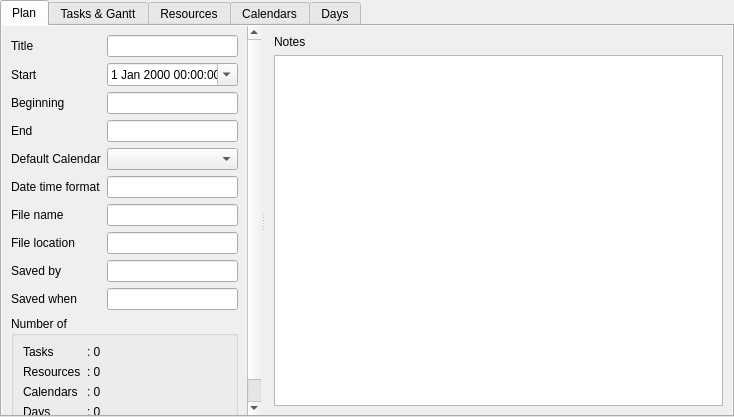
<?xml version="1.0" encoding="UTF-8"?>
<ui version="4.0">
 <class>MainTabWidget</class>
 <widget class="QTabWidget" name="MainTabWidget">
  <property name="geometry">
   <rect>
    <x>0</x>
    <y>0</y>
    <width>734</width>
    <height>417</height>
   </rect>
  </property>
  <property name="currentIndex">
   <number>0</number>
  </property>
  <widget class="QWidget" name="planTab">
   <attribute name="title">
    <string>Plan</string>
   </attribute>
   <layout class="QHBoxLayout" name="horizontalLayout_7">
    <property name="leftMargin">
     <number>0</number>
    </property>
    <property name="topMargin">
     <number>0</number>
    </property>
    <property name="rightMargin">
     <number>0</number>
    </property>
    <property name="bottomMargin">
     <number>0</number>
    </property>
    <item>
     <widget class="QSplitter" name="propertiesSplitter">
      <property name="autoFillBackground">
       <bool>true</bool>
      </property>
      <property name="orientation">
       <enum>Qt::Horizontal</enum>
      </property>
      <widget class="QScrollArea" name="propertiesScrollArea">
       <property name="frameShape">
        <enum>QFrame::NoFrame</enum>
       </property>
       <property name="widgetResizable">
        <bool>true</bool>
       </property>
       <widget class="PropertiesWidget" name="propertiesWidget">
        <property name="geometry">
         <rect>
          <x>0</x>
          <y>0</y>
          <width>240</width>
          <height>391</height>
         </rect>
        </property>
        <property name="sizePolicy">
         <sizepolicy hsizetype="Ignored" vsizetype="Preferred">
          <horstretch>0</horstretch>
          <verstretch>0</verstretch>
         </sizepolicy>
        </property>
        <layout class="QVBoxLayout" name="verticalLayout_4">
         <item>
          <layout class="QFormLayout" name="formProprties">
           <property name="fieldGrowthPolicy">
            <enum>QFormLayout::AllNonFixedFieldsGrow</enum>
           </property>
           <item row="0" column="0">
            <widget class="QLabel" name="labelTitle">
             <property name="text">
              <string>Title</string>
             </property>
            </widget>
           </item>
           <item row="0" column="1">
            <widget class="QLineEdit" name="title"/>
           </item>
           <item row="2" column="0">
            <widget class="QLabel" name="labelPlanBeginning">
             <property name="text">
              <string>Beginning</string>
             </property>
            </widget>
           </item>
           <item row="2" column="1">
            <widget class="QLineEdit" name="planBeginning">
             <property name="readOnly">
              <bool>true</bool>
             </property>
            </widget>
           </item>
           <item row="4" column="1">
            <widget class="QLineEdit" name="planEnd">
             <property name="readOnly">
              <bool>true</bool>
             </property>
            </widget>
           </item>
           <item row="5" column="0">
            <widget class="QLabel" name="labelDefaultCalendar">
             <property name="text">
              <string>Default Calendar</string>
             </property>
            </widget>
           </item>
           <item row="5" column="1">
            <widget class="QComboBox" name="defaultCalendar"/>
           </item>
           <item row="6" column="0">
            <widget class="QLabel" name="labelDateTimeFormat">
             <property name="text">
              <string>Date time format</string>
             </property>
            </widget>
           </item>
           <item row="6" column="1">
            <widget class="QLineEdit" name="dateTimeFormat"/>
           </item>
           <item row="7" column="0">
            <widget class="QLabel" name="labelFileName">
             <property name="text">
              <string>File name</string>
             </property>
            </widget>
           </item>
           <item row="7" column="1">
            <widget class="QLineEdit" name="fileName">
             <property name="readOnly">
              <bool>true</bool>
             </property>
            </widget>
           </item>
           <item row="8" column="0">
            <widget class="QLabel" name="labelFileLocation">
             <property name="text">
              <string>File location</string>
             </property>
            </widget>
           </item>
           <item row="8" column="1">
            <widget class="QLineEdit" name="fileLocation">
             <property name="readOnly">
              <bool>true</bool>
             </property>
            </widget>
           </item>
           <item row="9" column="0">
            <widget class="QLabel" name="labelSavedBy">
             <property name="text">
              <string>Saved by</string>
             </property>
            </widget>
           </item>
           <item row="9" column="1">
            <widget class="QLineEdit" name="savedBy">
             <property name="readOnly">
              <bool>true</bool>
             </property>
            </widget>
           </item>
           <item row="10" column="0">
            <widget class="QLabel" name="labelSavedWhen">
             <property name="text">
              <string>Saved when</string>
             </property>
            </widget>
           </item>
           <item row="10" column="1">
            <widget class="QLineEdit" name="savedWhen">
             <property name="readOnly">
              <bool>true</bool>
             </property>
            </widget>
           </item>
           <item row="1" column="0">
            <widget class="QLabel" name="labelPlanStart">
             <property name="text">
              <string>Start</string>
             </property>
            </widget>
           </item>
           <item row="1" column="1">
            <widget class="QDateTimeEdit" name="planStart">
             <property name="calendarPopup">
              <bool>true</bool>
             </property>
            </widget>
           </item>
           <item row="4" column="0">
            <widget class="QLabel" name="labelPlanEnd">
             <property name="text">
              <string>End</string>
             </property>
            </widget>
           </item>
          </layout>
         </item>
         <item>
          <widget class="QGroupBox" name="groupBox">
           <property name="title">
            <string>Number of</string>
           </property>
           <layout class="QVBoxLayout" name="verticalLayout_5">
            <item>
             <layout class="QFormLayout" name="numLayout">
              <item row="0" column="0">
               <widget class="QLabel" name="labelTasks">
                <property name="text">
                 <string>Tasks</string>
                </property>
               </widget>
              </item>
              <item row="1" column="0">
               <widget class="QLabel" name="labelResources">
                <property name="text">
                 <string>Resources</string>
                </property>
               </widget>
              </item>
              <item row="2" column="0">
               <widget class="QLabel" name="labelCalendars">
                <property name="text">
                 <string>Calendars</string>
                </property>
               </widget>
              </item>
              <item row="0" column="1">
               <widget class="QLabel" name="numTasks">
                <property name="text">
                 <string>: 0</string>
                </property>
               </widget>
              </item>
              <item row="1" column="1">
               <widget class="QLabel" name="numResources">
                <property name="text">
                 <string>: 0</string>
                </property>
               </widget>
              </item>
              <item row="2" column="1">
               <widget class="QLabel" name="numCalendars">
                <property name="text">
                 <string>: 0</string>
                </property>
               </widget>
              </item>
              <item row="3" column="0">
               <widget class="QLabel" name="labelDays">
                <property name="text">
                 <string>Days</string>
                </property>
               </widget>
              </item>
              <item row="3" column="1">
               <widget class="QLabel" name="numDays">
                <property name="text">
                 <string>: 0</string>
                </property>
               </widget>
              </item>
             </layout>
            </item>
           </layout>
          </widget>
         </item>
        </layout>
       </widget>
      </widget>
      <widget class="QWidget" name="notesWidget" native="true">
       <property name="sizePolicy">
        <sizepolicy hsizetype="Preferred" vsizetype="Preferred">
         <horstretch>1</horstretch>
         <verstretch>0</verstretch>
        </sizepolicy>
       </property>
       <layout class="QVBoxLayout" name="notesLayout">
        <property name="leftMargin">
         <number>9</number>
        </property>
        <property name="topMargin">
         <number>9</number>
        </property>
        <property name="rightMargin">
         <number>9</number>
        </property>
        <property name="bottomMargin">
         <number>9</number>
        </property>
        <item>
         <widget class="QLabel" name="notesLabel">
          <property name="text">
           <string>Notes</string>
          </property>
         </widget>
        </item>
        <item>
         <widget class="QPlainTextEdit" name="notesEdit"/>
        </item>
       </layout>
      </widget>
     </widget>
    </item>
   </layout>
  </widget>
  <widget class="QWidget" name="tasksGanttTab">
   <attribute name="title">
    <string>Tasks &amp;&amp; Gantt</string>
   </attribute>
   <layout class="QHBoxLayout" name="horizontalLayout_5">
    <property name="leftMargin">
     <number>0</number>
    </property>
    <property name="topMargin">
     <number>0</number>
    </property>
    <property name="rightMargin">
     <number>0</number>
    </property>
    <property name="bottomMargin">
     <number>0</number>
    </property>
    <item>
     <widget class="QSplitter" name="tasksGanttSplitter">
      <property name="orientation">
       <enum>Qt::Horizontal</enum>
      </property>
      <widget class="XTableView" name="tasksView">
       <property name="frameShape">
        <enum>QFrame::NoFrame</enum>
       </property>
       <property name="dragEnabled">
        <bool>true</bool>
       </property>
       <property name="alternatingRowColors">
        <bool>false</bool>
       </property>
      </widget>
      <widget class="GanttView" name="ganttView">
       <property name="frameShape">
        <enum>QFrame::NoFrame</enum>
       </property>
       <property name="widgetResizable">
        <bool>true</bool>
       </property>
       <widget class="QWidget" name="ganttWidget">
        <property name="geometry">
         <rect>
          <x>0</x>
          <y>0</y>
          <width>100</width>
          <height>30</height>
         </rect>
        </property>
       </widget>
      </widget>
     </widget>
    </item>
   </layout>
  </widget>
  <widget class="QWidget" name="resourcesTab">
   <attribute name="title">
    <string>Resources</string>
   </attribute>
   <layout class="QHBoxLayout" name="horizontalLayout_8">
    <property name="leftMargin">
     <number>0</number>
    </property>
    <property name="topMargin">
     <number>0</number>
    </property>
    <property name="rightMargin">
     <number>0</number>
    </property>
    <property name="bottomMargin">
     <number>0</number>
    </property>
    <item>
     <widget class="XTableView" name="resourcesView">
      <property name="frameShape">
       <enum>QFrame::NoFrame</enum>
      </property>
      <property name="dragEnabled">
       <bool>true</bool>
      </property>
      <property name="alternatingRowColors">
       <bool>false</bool>
      </property>
     </widget>
    </item>
   </layout>
  </widget>
  <widget class="QWidget" name="calendarsTab">
   <attribute name="title">
    <string>Calendars</string>
   </attribute>
   <layout class="QHBoxLayout" name="horizontalLayout_9">
    <property name="leftMargin">
     <number>0</number>
    </property>
    <property name="topMargin">
     <number>0</number>
    </property>
    <property name="rightMargin">
     <number>0</number>
    </property>
    <property name="bottomMargin">
     <number>0</number>
    </property>
    <item>
     <widget class="XTableView" name="calendarsView">
      <property name="frameShape">
       <enum>QFrame::NoFrame</enum>
      </property>
      <property name="dragEnabled">
       <bool>true</bool>
      </property>
      <property name="alternatingRowColors">
       <bool>false</bool>
      </property>
     </widget>
    </item>
   </layout>
  </widget>
  <widget class="QWidget" name="daysTab">
   <attribute name="title">
    <string>Days</string>
   </attribute>
   <layout class="QHBoxLayout" name="horizontalLayout_10">
    <property name="leftMargin">
     <number>0</number>
    </property>
    <property name="topMargin">
     <number>0</number>
    </property>
    <property name="rightMargin">
     <number>0</number>
    </property>
    <property name="bottomMargin">
     <number>0</number>
    </property>
    <item>
     <widget class="XTableView" name="daysView">
      <property name="frameShape">
       <enum>QFrame::NoFrame</enum>
      </property>
      <property name="dragEnabled">
       <bool>true</bool>
      </property>
      <property name="alternatingRowColors">
       <bool>false</bool>
      </property>
     </widget>
    </item>
   </layout>
  </widget>
 </widget>
 <customwidgets>
  <customwidget>
   <class>PropertiesWidget</class>
   <extends>QWidget</extends>
   <header>propertieswidget.h</header>
   <container>1</container>
  </customwidget>
  <customwidget>
   <class>GanttView</class>
   <extends>QScrollArea</extends>
   <header>ganttview.h</header>
   <container>1</container>
  </customwidget>
  <customwidget>
   <class>XTableView</class>
   <extends>QTableView</extends>
   <header>xtableview.h</header>
  </customwidget>
 </customwidgets>
 <resources/>
 <connections/>
</ui>
